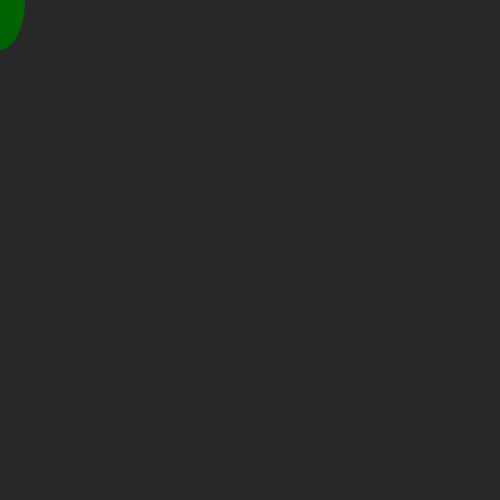
Frame 1 (no input)
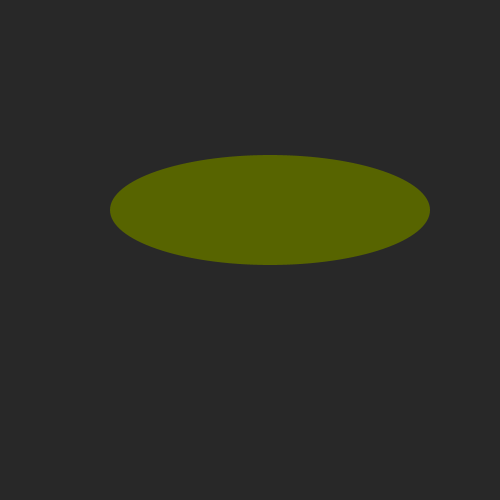
Frame 60 (the mouse pressed at the canvas centre just before this capture)
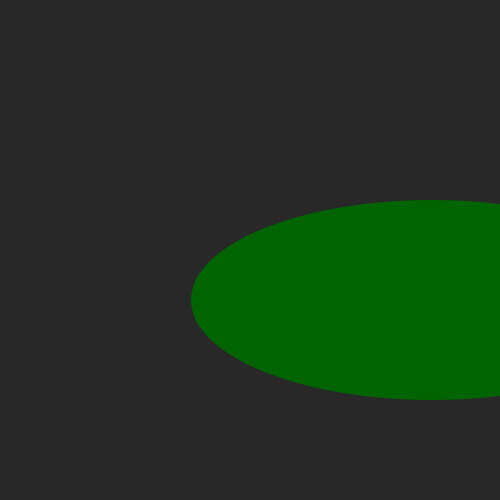
Frame 120 (the mouse held since frame 60 and released just before this capture)

The Processing sketch that drew these frames (run headless with seeded random() and noise(); from frame 60 on, the mouse is pressed at the canvas centre):

// Processing sketch: processing_163461
// ── processing_163461.pde

  float directionY = 0.0;
  float directionX = 0.0;
  int positionY = 0;
  int positionX = 0;

void setup() {
  size(500,500);
}

void draw() {
  frameRate(40);
  background(40);
  noStroke();
  fill(directionY*3.5,100,directionX*3.5);
  ellipse(positionX,positionY,positionX+50,positionY-100);
  directionY += 5;
  directionX += 3;
  positionY+=directionY;
  positionX+=directionX;
  
  if (positionY>=500 || positionY <= 0) {
    directionY *= -1;
  }
  if (positionX>=width || positionX <= 0) {
    directionX *= -1;
  }
}
